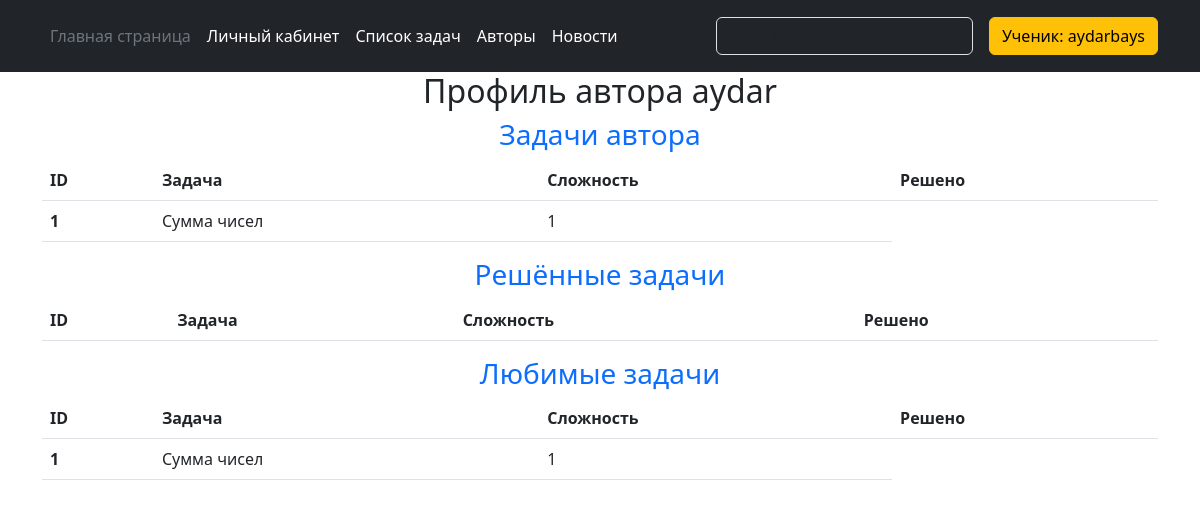
Page /profile/1 (signed in) on the committed database.
### data/users.py (models this page shows, shortened)
class User(SqlAlchemyBase, UserMixin, SerializerMixin):
    __tablename__ = 'users'
    id = sqlalchemy.Column(sqlalchemy.Integer,
                           primary_key=True, autoincrement=True)
    username = sqlalchemy.Column(sqlalchemy.String, nullable=False)
    email = sqlalchemy.Column(sqlalchemy.String,
                              index=True, unique=True, nullable=True)
    hashed_password = sqlalchemy.Column(sqlalchemy.String, nullable=True)
    role = sqlalchemy.Column(sqlalchemy.String)
    problems = orm.relationship('Problems', back_populates='author')
    solved_problems = orm.relationship('SolvedProblems', back_populates='student')
    favourite_problems = orm.relationship('FavouriteProblems', back_populates='student')

### data/problems.py (models this page shows)
class Problems(SqlAlchemyBase, SerializerMixin):
    __tablename__ = 'problems'
    id = sqlalchemy.Column(sqlalchemy.Integer, primary_key=True, autoincrement=True)
    author_id = sqlalchemy.Column(sqlalchemy.Integer, sqlalchemy.ForeignKey("users.id"))
    title = sqlalchemy.Column(sqlalchemy.String, nullable=True)
    description = sqlalchemy.Column(sqlalchemy.String, nullable=True)
    input_description = sqlalchemy.Column(sqlalchemy.String, nullable=True)
    output_description = sqlalchemy.Column(sqlalchemy.String, nullable=True)
    difficult = sqlalchemy.Column(sqlalchemy.Integer, nullable=True)
    rating = sqlalchemy.Column(sqlalchemy.Integer, default=100)
    example_count = sqlalchemy.Column(sqlalchemy.Integer, default=0)
    test_count = sqlalchemy.Column(sqlalchemy.Integer, default=0)
    time_needed = sqlalchemy.Column(sqlalchemy.String, default='1 сек')
    memory_needed = sqlalchemy.Column(sqlalchemy.String, default='16 Мб')
    post_date = sqlalchemy.Column(sqlalchemy.DateTime, default=datetime.datetime.now())
    author = orm.relationship('User')
    students_that_solved = orm.relationship('SolvedProblems', back_populates='problem')
    students_that_liked = orm.relationship('FavouriteProblems', back_populates='problem')
    tests = orm.relationship('Test', back_populates='problem')
    examples = orm.relationship('Example', back_populates='problem')

### data/favourite_problems.py (models this page shows)
class FavouriteProblems(SqlAlchemyBase, SerializerMixin):
    __tablename__ = 'favourite_problems'
    id = sqlalchemy.Column(sqlalchemy.Integer, primary_key=True, autoincrement=True)
    problem_id = sqlalchemy.Column(sqlalchemy.Integer, sqlalchemy.ForeignKey("problems.id"))
    student_id = sqlalchemy.Column(sqlalchemy.Integer, sqlalchemy.ForeignKey("users.id"))
    problem = orm.relationship('Problems')
    student = orm.relationship('User')

### main.py (the view)
@app.route('/profile/<int:user_id>')
def profile(user_id):
    db_sess = db_session.create_session()
    user = db_sess.query(User).filter(user_id == User.id).first()
    if current_user.id == user.id:
        my_profile = True
    else:
        my_profile = False
    if user.role == 'Автор':
        db_sess = db_session.create_session()
        author_problems = db_sess.query(Problems).filter(Problems.author_id == user_id)
        return render_template('author_profile.html', title=user.username, my_problems=author_problems,
                               solved_problems=user.solved_problems, fav_problems=user.favourite_problems, my_profile=my_profile)
    return render_template('student_profile.html', title=user.username,
                           solved_problems=user.solved_problems, fav_problems=user.favourite_problems, my_profile=my_profile)

### data/db_session.py (called while the page is built)
def create_session() -> Session:
    global __factory
    return __factory()

### main.py (called while the page is built)
@login_manager.user_loader
def load_user(user_id):
    db_sess = db_session.create_session()
    return db_sess.query(User).get(user_id)

### templates/author_profile.html (shortened to what this page needs)
{% extends "base.html" %}
{% block content %}
    {% if my_profile %}
      <a class="btn btn-lg btn-danger" href="/add_problem">Добавить задачу</a>
    {% else %}
      <h2>Профиль автора {{title}}</h2>
    {% endif %}
    <h3 class="text-primary">Задачи автора</h3>
    <table class="table">
      <thead class="thead-light">
        <tr>
          <th scope="col">ID</th>
          <th scope="col">Задача</th>
          <th scope="col">Сложность</th>
          <th scope="col">Решено</th>
        </tr>
      </thead>
      <tbody>
        {% for item in my_problems %}
        <tr>
          <th scope="row">{{item.id}}</th>
          <td>{{item.title}}</td>
          <td>{{item.difficult}}</td>
        </tr>
        {% endfor %}
      </tbody>
    </table>
    <h3 class="text-primary">Решённые задачи</h3>
    <table class="table">
      <thead class="thead-light">
        <tr>
          <th scope="col">ID</th>
          <th scope="col">Задача</th>
          <th scope="col">Сложность</th>
          <th scope="col">Решено</th>
        </tr>
      </thead>
    </table>
    <h3 class="text-primary">Любимые задачи</h3>
    <table class="table">
      <thead class="thead-light">
        <tr>
          <th scope="col">ID</th>
          <th scope="col">Задача</th>
          <th scope="col">Сложность</th>
          <th scope="col">Решено</th>
        </tr>
      </thead>
      <tbody>
        {% for item in fav_problems %}
        <tr>
          <th scope="row">{{item.id}}</th>
          <td>{{item.problem.title}}</td>
          <td>{{item.problem.difficult}}</td>
        </tr>
        {% endfor %}
      </tbody>
    </table>
{% endblock %}

### templates/base.html (shortened to what this page needs)
<!DOCTYPE html>
<html lang="en">
<head>
    <link rel="stylesheet" href=/static/css/headers.css/>
    <link rel="stylesheet" href="/static/vendor/css/bootstrap.min.css">
</head>
<body>
    <header class="p-3 text-bg-dark">
    <div class="container">
      <div class="d-flex flex-wrap align-items-center justify-content-center justify-content-lg-start">
        <ul class="nav col-12 col-lg-auto me-lg-auto mb-2 justify-content-center mb-md-0">
          <li><a href="/" class="nav-link px-2 text-secondary">Главная страница</a></li>
          <li><a href="/profile" class="nav-link px-2 text-white">Личный кабинет</a></li>
          <li><a href="/problems" class="nav-link px-2 text-white">Список задач</a></li>
          <li><a href="/authors" class="nav-link px-2 text-white">Авторы</a></li>
          <li><a href="/news" class="nav-link px-2 text-white">Новости</a></li>
        </ul>
        <form class="col-12 col-lg-auto mb-3 mb-lg-0 me-lg-3" role="search" action="/problem">
          <input type="text" class="form-control form-control-dark text-bg-dark" placeholder="Введите номер задачи" aria-label="Поиск задач" name="problem_id">
        </form>
        <div class="text-end">
            {% if current_user.is_authenticated %}
                <a class="btn btn-warning" href="/logout">{{ current_user.role }}: {{ current_user.username }}</a>
            {% else %}
                <a class="btn btn-outline-light me-2" href="/register">Регистрация</a>
                <a class="btn btn-warning" href="/login">Вход</a>
            {% endif %}
        </div>
      </div>
    </div>
  </header>
    <center>
    <main role="main" class="container">
         {% block content %}{% endblock %}
    </main>
    </center>
</body>
</html>

### static/css/headers.css (style rules this page uses)
.form-control-dark { border-color: var(--bs-gray); }

### rows in the picture
User: role "Ученик", username "aydarbays"
User: username "aydar"
Problems: id "1", title "Сумма чисел", difficult "1"
FavouriteProblems: id "1", problem "Сумма чисел", problem.difficult "1"
